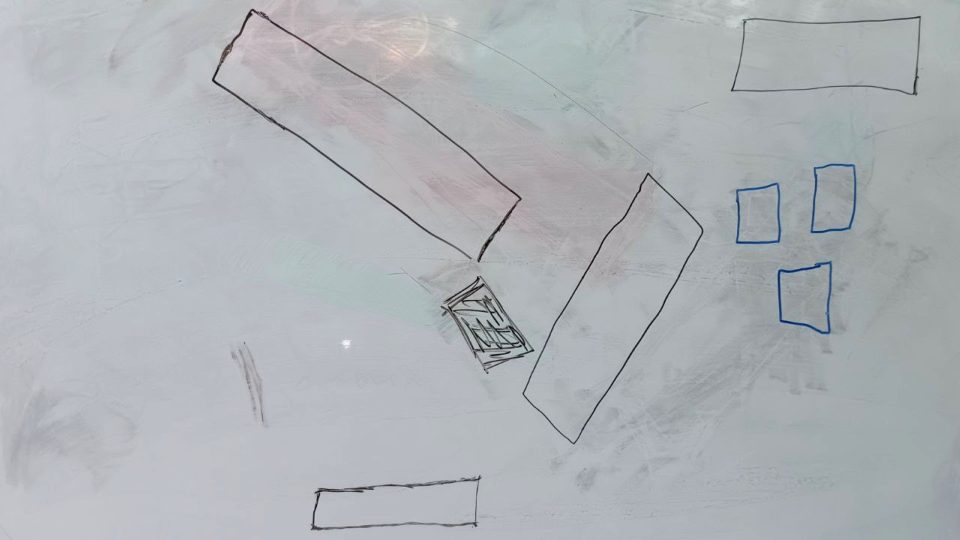
#> input picture falling_ball/doska.jpg, 1920 x 1080 px (shown at 1/2 size)
$ python -i main.py   (imports and definitions only)
#> lines starting #> are read from the running program, lines starting #| are printed output that depends on the picture; after the words box and inside, x2 and y2 are one past the last pixel; in counts of white or black regions, pixels touching at a corner belong together
import cv2
import numpy as np
import pygame
import math
import time
import argparse
import matplotlib.pyplot as plt
from typing import List, Tuple, Optional


class VectorPlatform:
    def __init__(
        self, contour: np.ndarray, color: Tuple[int, int, int] = (100, 100, 255)
    ):
        self.contour = contour
        self.simplified_contour = self._simplify_contour(contour)
        self.bbox = cv2.boundingRect(contour)
        self.x, self.y, self.w, self.h = self.bbox
        self.segments = self._create_segments()
        self.color = color

    def _simplify_contour(
        self, contour: np.ndarray, epsilon_factor: float = 0.02
    ) -> np.ndarray:
        epsilon = epsilon_factor * cv2.arcLength(contour, True)
        return cv2.approxPolyDP(contour, epsilon, True)

    def _create_segments(self) -> List[Tuple[Tuple[int, int], Tuple[int, int]]]:
        segments = []
        points = self.simplified_contour.reshape(-1, 2)

        for i in range(len(points)):
            start_point = tuple(points[i])
            end_point = tuple(points[(i + 1) % len(points)])
            segments.append((start_point, end_point))

        return segments

    # [53 lines left out: function get_collision_point_and_normal, not called in this run]

    def contains_point(self, x: float, y: float) -> bool:
        point = (int(x), int(y))
        return cv2.pointPolygonTest(self.contour, point, False) >= 0


class Ball:
    # [62 lines left out: functions __init__, update, not called in this run]


class AdvancedPlatformDetector:
    def __init__(self, min_area: int = 300):
#> in detect_platforms_from_image, img is the input picture: shape (1080, 1920, 3); mean B, G, R 183.1, 178.9, 174.6
        self.min_area = min_area
        self.last_platforms = []
        self.background_model = None

    def _preprocess_image(self, image: np.ndarray) -> np.ndarray:
        if len(image.shape) == 3:
            gray = cv2.cvtColor(image, cv2.COLOR_BGR2GRAY)
        else:
            gray = image.copy()

        blurred = cv2.GaussianBlur(gray, (5, 5), 0)

        _, thresh = cv2.threshold(blurred, 0, 255, cv2.THRESH_BINARY + cv2.THRESH_OTSU)
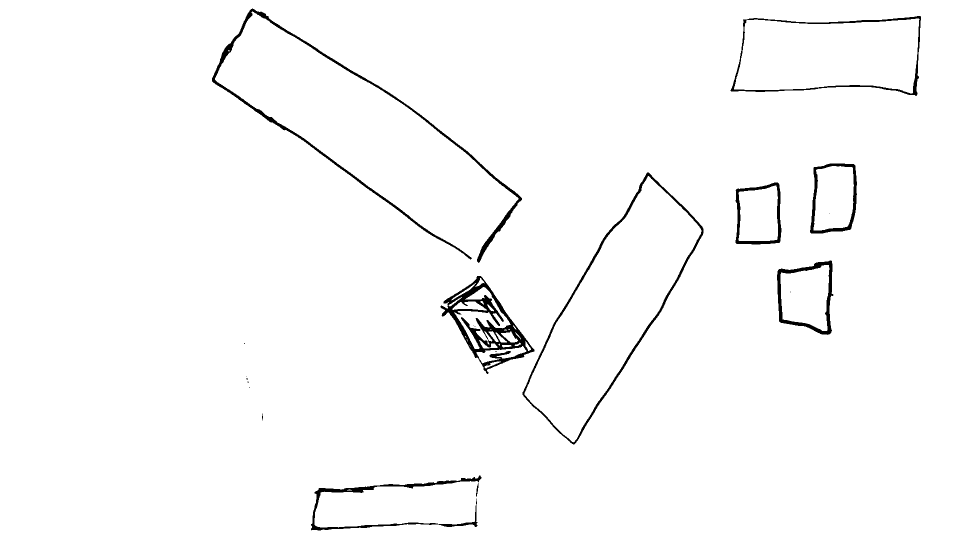
#> thresh: shape (1080, 1920) (shown at 1/2 size); 98.1% white; 20 black regions (11 under 20 px), largest, box (x1, y1, x2, y2) and area: (881, 552, 1069, 748) 9140, (424, 17, 1044, 526) 8557, (1045, 345, 1407, 889) 5694

        if np.mean(thresh) > 127:
            thresh = cv2.bitwise_not(thresh)
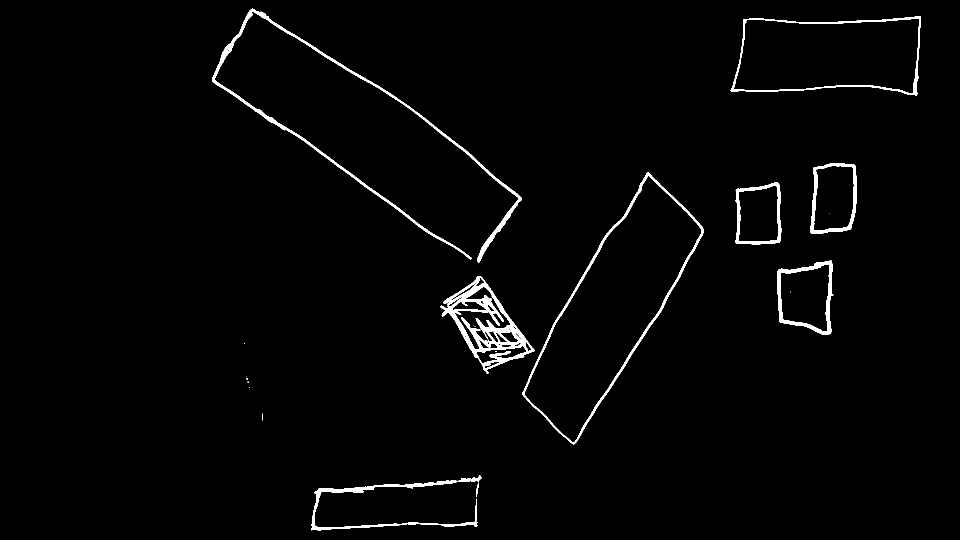
#> thresh: shape (1080, 1920) (shown at 1/2 size); 1.9% white; 20 white regions (11 under 20 px), largest, box (x1, y1, x2, y2) and area: (881, 552, 1069, 748) 9140, (424, 17, 1044, 526) 8557, (1045, 345, 1407, 889) 5694

        kernel_close = cv2.getStructuringElement(cv2.MORPH_RECT, (7, 7))
        closed = cv2.morphologyEx(thresh, cv2.MORPH_CLOSE, kernel_close)
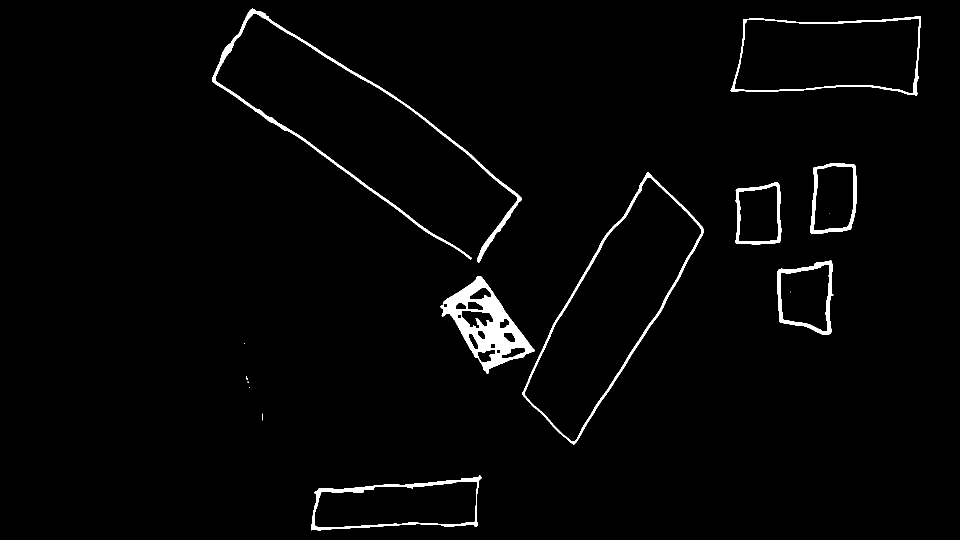
#> closed: shape (1080, 1920) (shown at 1/2 size); 2% white; 15 white regions (7 under 20 px), largest, box (x1, y1, x2, y2) and area: (881, 552, 1069, 748) 12286, (424, 17, 1044, 526) 8603, (1045, 345, 1407, 889) 5720

        kernel_fill = cv2.getStructuringElement(cv2.MORPH_ELLIPSE, (3, 3))
        filled = cv2.morphologyEx(closed, cv2.MORPH_CLOSE, kernel_fill)
#> filled: shape (1080, 1920); 2% white; 15 white regions (7 under 20 px), largest, box (x1, y1, x2, y2) and area: (881, 552, 1069, 748) 12351, (424, 17, 1044, 526) 8607, (1045, 345, 1407, 889) 5724

        kernel_dilate = cv2.getStructuringElement(cv2.MORPH_ELLIPSE, (2, 2))
        dilated = cv2.dilate(filled, kernel_dilate, iterations=1)
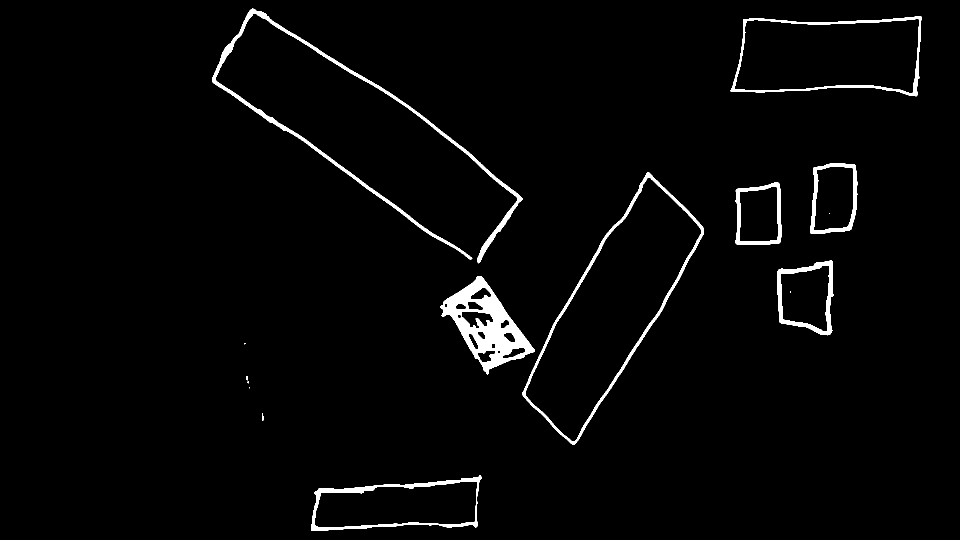
#> dilated: shape (1080, 1920) (shown at 1/2 size); 2.4% white; 15 white regions (5 under 20 px)

        return dilated

    def _extract_platform_color(
        self, original_image: np.ndarray, contour: np.ndarray
    ) -> Tuple[int, int, int]:
        try:

            x, y, w, h = cv2.boundingRect(contour)

            roi = original_image[y : y + h, x : x + w]

            mask = np.zeros((h, w), dtype=np.uint8)

            shifted_contour = contour - [x, y]
            cv2.fillPoly(mask, [shifted_contour], 255)

            if len(roi.shape) == 3:

                masked_pixels = roi[mask > 0]

                if len(masked_pixels) > 0:

                    pixels = masked_pixels.reshape(-1, 3).astype(np.float32)

                    criteria = (
                        cv2.TERM_CRITERIA_EPS + cv2.TERM_CRITERIA_MAX_ITER,
                        10,
                        1.0,
                    )
                    _, labels, centers = cv2.kmeans(
                        pixels, 3, None, criteria, 10, cv2.KMEANS_RANDOM_CENTERS
                    )

                    unique, counts = np.unique(labels, return_counts=True)
                    dominant_cluster = unique[np.argmax(counts)]
                    dominant_color = centers[dominant_cluster]

                    return (
                        int(dominant_color[2]),
                        int(dominant_color[1]),
                        int(dominant_color[0]),
                    )
                else:

                    mean_color = cv2.mean(roi)
                    return (int(mean_color[2]), int(mean_color[1]), int(mean_color[0]))
            else:

                masked_pixels = roi[mask > 0]
                if len(masked_pixels) > 0:
                    mean_gray = int(np.mean(masked_pixels))
                    return (mean_gray, mean_gray, mean_gray)
                else:
                    return (128, 128, 128)

        except Exception as e:
            print(f"Ошибка извлечения цвета: {e}")

            return (100, 150, 255)

    def _merge_nearby_contours(
        self, contours: List[np.ndarray], merge_distance: float = 15.0
    ) -> List[np.ndarray]:
        if len(contours) <= 1:
            return contours

        merged = []
        used = set()

        for i, contour1 in enumerate(contours):
            if i in used:
                continue

            group = [contour1]
            rect1 = cv2.boundingRect(contour1)

            for j, contour2 in enumerate(contours):
                if j <= i or j in used:
                    continue

                rect2 = cv2.boundingRect(contour2)

                distance = self._rect_distance(rect1, rect2)
                if distance < merge_distance:
                    group.append(contour2)
                    used.add(j)

            if len(group) == 1:
                merged.append(group[0])
            else:

                all_points = np.vstack(group)
                hull = cv2.convexHull(all_points)
                merged.append(hull)

            used.add(i)

        return merged

    def _rect_distance(
        self, rect1: Tuple[int, int, int, int], rect2: Tuple[int, int, int, int]
    ) -> float:
        x1, y1, w1, h1 = rect1
        x2, y2, w2, h2 = rect2

        center1 = (x1 + w1 / 2, y1 + h1 / 2)
        center2 = (x2 + w2 / 2, y2 + h2 / 2)

        return math.sqrt(
            (center1[0] - center2[0]) ** 2 + (center1[1] - center2[1]) ** 2
        )

    def detect_platforms_from_image(
        self, image_path: str, debug: bool = False
    ) -> List[VectorPlatform]:
        try:
            img = cv2.imread(image_path)
            if img is None:
                print(f"Не удалось загрузить изображение: {image_path}")
                return []
            return self.detect_platforms_from_frame(img, debug=debug)
        except Exception as e:
            print(f"Ошибка при загрузке изображения: {e}")
            return []

    def detect_platforms_from_frame(
        self, frame: np.ndarray, debug: bool = False
    ) -> List[VectorPlatform]:
        try:
            original = frame.copy()

            processed = self._preprocess_image(frame)

            contours, _ = cv2.findContours(
                processed, cv2.RETR_EXTERNAL, cv2.CHAIN_APPROX_SIMPLE
            )
#> contours = 13 contours, 5 with area under 20; largest, box (x1, y1, x2, y2) and area: (1045, 345, 1408, 890) 82180, (1461, 32, 1843, 193) 50172, (622, 951, 964, 1062) 27661, (881, 552, 1070, 749) 17366, (1554, 521, 1668, 671) 13194, (1620, 327, 1715, 468) 11478, (1471, 365, 1564, 490) 10102, (424, 17, 1045, 527) 9334

            if debug:
                self._show_debug_stages(original, processed, contours)

            filtered_contours = []
            for contour in contours:
                area = cv2.contourArea(contour)
                if area > self.min_area:

                    perimeter = cv2.arcLength(contour, True)
                    if perimeter > 0:

                        circularity = 4 * math.pi * area / (perimeter * perimeter)
                        if circularity < 0.9:
                            filtered_contours.append(contour)
#> this loop made 13 passes
#> (area, perimeter, circularity) on passes 1, 7, 8, 9, 10, 11, 12, 13: (27661, 893.1, 0.436), (17365.5, 622.6, 0.563), (13194.5, 494.9, 0.677), (10101.5, 417.6, 0.728), (82180.5, 1400.2, 0.527), (11477.5, 444.1, 0.731), (50172, 1072.2, 0.548), (9334.5, 3391.4, 0.0102)
#> after the loop, filtered_contours = 8 contours; box (x1, y1, x2, y2) and area: (1045, 345, 1408, 890) 82180, (1461, 32, 1843, 193) 50172, (622, 951, 964, 1062) 27661, (881, 552, 1070, 749) 17366, (1554, 521, 1668, 671) 13194, (1620, 327, 1715, 468) 11478, (1471, 365, 1564, 490) 10102, (424, 17, 1045, 527) 9334

            merged_contours = self._merge_nearby_contours(filtered_contours)
#> the loop in _merge_nearby_contours, `for i, contour1 in enumerate(contours):` made 8 passes
#> rect1 on pass 8: (424, 17, 621, 510)
#> after the loop in _merge_nearby_contours, `for i, contour1 in enumerate(contours):`: merged has the same summary as filtered_contours in detect_platforms_from_frame; used = 8 items
#> merged_contours has the same summary as filtered_contours

            platforms = []
            for contour in merged_contours:
                color = self._extract_platform_color(original, contour)
                platforms.append(VectorPlatform(contour, color))
#> this loop made 8 passes
#> (x in _extract_platform_color, y in _extract_platform_color, w in _extract_platform_color, h in _extract_platform_color, counts in _extract_platform_color, dominant_cluster in _extract_platform_color, dominant_color in _extract_platform_color) on passes 1 to 7: (622, 951, 342, 111, [2706, 23854, 1527], 1, [192.1, 185.2, 182.3]), (881, 552, 189, 197, [9029, 3441, 5150], 0, [176.5, 174.5, 168.9]), (1554, 521, 114, 150, [1011, 1521, 10895], 2, [161.5, 156.7, 148.3]), (1471, 365, 93, 125, [1253, 763, 8286], 2, [168.8, 163.1, 155.1]), (1045, 345, 363, 545, [2822, 77626, 2288], 1, [181.1, 176.9, 172.9]), (1620, 327, 95, 141, [839, 1298, 9553], 2, [164.1, 159.5, 151.5]), (1461, 32, 382, 161, [47113, 1786, 1789], 0, [177.5, 176.3, 170.5])
#> (x in _extract_platform_color, y in _extract_platform_color, w in _extract_platform_color, h in _extract_platform_color, centers in _extract_platform_color, counts in _extract_platform_color, dominant_cluster in _extract_platform_color) on pass 8: (424, 17, 621, 510, [[56.07, 52.8, 56.5], [101.7, 98.8, 102], [159.4, 156, 159]], [3727, 3600, 3337], 0)
#> pass 1, in _extract_platform_color, `roi = original_image[y : y + h, x : x + w]`:
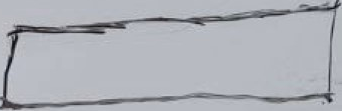
#> roi: shape (111, 342, 3); mean B, G, R 182.4, 175.7, 173.1
#> pass 2, in _extract_platform_color (call 2), `roi = original_image[y : y + h, x : x + w]`:
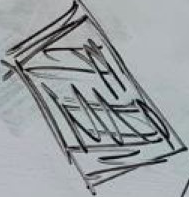
#> roi: shape (197, 189, 3); mean B, G, R 160.8, 157.9, 152.9
#> pass 3, in _extract_platform_color (call 3), `roi = original_image[y : y + h, x : x + w]`:
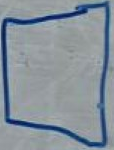
#> roi: shape (150, 114, 3); mean B, G, R 155.2, 145.6, 134.5
#> after the loop, platforms = 8 items

            if platforms:
                platforms.sort(key=lambda p: p.y)
                self.last_platforms = platforms
#> self.last_platforms = 8 items
                print(f"Найдено {len(platforms)} валидных площадок")
#| Найдено 8 валидных площадок
                return platforms
            else:
                if self.last_platforms:
                    print("Новые площадки не найдены, используем предыдущие")
                    return self.last_platforms
                else:
                    print("Площадки не обнаружены")
                    return []

        except Exception as e:
            print(f"Ошибка при детекции площадок: {e}")
            return self.last_platforms if self.last_platforms else []

    # [68 lines left out: function _show_debug_stages, not called in this run]


class DrawingPlatform:
    # [4 lines left out: function __init__, not called in this run]

    def start_drawing(self, x: int, y: int):
        self.drawing = True
        self.current_points = [(x, y)]

    # [27 lines left out: functions add_point, finish_drawing, not called in this run]

    def cancel_drawing(self):
        self.drawing = False
        self.current_points = []


class CameraManager:
    # [36 lines left out: functions __init__, initialize, get_frame, release, not called in this run]


class Game:
    # [342 lines left out: functions __init__, toggle_fullscreen, update_platforms_from_camera, reload_image_platforms, handle_events, draw and 2 more, not called in this run]


# [2 lines not run here, left out]

>>> result = AdvancedPlatformDetector().detect_platforms_from_image('doska.jpg')
#> result = 8 items
